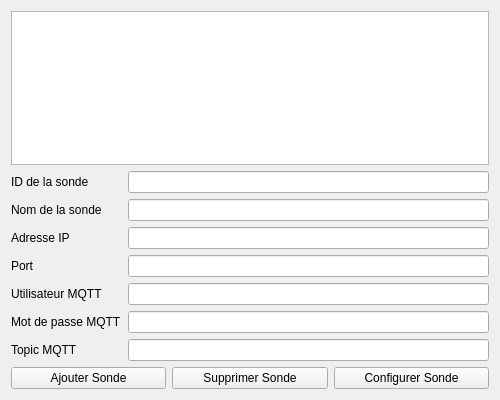
<?xml version="1.0" encoding="UTF-8"?>
<ui version="4.0">
 <class>ConfigWindow</class>
 <widget class="QWidget" name="ConfigWindow">
  <property name="geometry">
   <rect>
    <x>0</x>
    <y>0</y>
    <width>500</width>
    <height>400</height>
   </rect>
  </property>
  <property name="windowTitle">
   <string>Configuration des sondes</string>
  </property>

  <layout class="QVBoxLayout" name="verticalLayout">
   <item>
    <widget class="QListWidget" name="sondeList">
     <property name="toolTip">
      <string>Liste des sondes configurées</string>
     </property>
    </widget>
   </item>

   <item>
    <layout class="QGridLayout" name="gridLayout">
     <item row="0" column="0">
      <widget class="QLabel" name="labelId">
       <property name="text">
        <string>ID de la sonde</string>
       </property>
      </widget>
     </item>
     <item row="0" column="1">
      <widget class="QLineEdit" name="idEdit"/>
     </item>

     <item row="1" column="0">
      <widget class="QLabel" name="labelName">
       <property name="text">
        <string>Nom de la sonde</string>
       </property>
      </widget>
     </item>
     <item row="1" column="1">
      <widget class="QLineEdit" name="nameEdit"/>
     </item>

     <item row="2" column="0">
      <widget class="QLabel" name="labelIp">
       <property name="text">
        <string>Adresse IP</string>
       </property>
      </widget>
     </item>
     <item row="2" column="1">
      <widget class="QLineEdit" name="ipEdit"/>
     </item>

     <item row="3" column="0">
      <widget class="QLabel" name="labelPort">
       <property name="text">
        <string>Port</string>
       </property>
      </widget>
     </item>
     <item row="3" column="1">
      <widget class="QLineEdit" name="portEdit"/>
     </item>

     <item row="4" column="0">
      <widget class="QLabel" name="labelMqttUser">
       <property name="text">
        <string>Utilisateur MQTT</string>
       </property>
      </widget>
     </item>
     <item row="4" column="1">
      <widget class="QLineEdit" name="mqttUserEdit"/>
     </item>

     <item row="5" column="0">
      <widget class="QLabel" name="labelMqttPassword">
       <property name="text">
        <string>Mot de passe MQTT</string>
       </property>
      </widget>
     </item>
     <item row="5" column="1">
      <widget class="QLineEdit" name="mqttPasswordEdit">
       <property name="echoMode">
        <enum>QLineEdit::Password</enum>
       </property>
      </widget>
     </item>

     <item row="6" column="0">
      <widget class="QLabel" name="labelMqttTopic">
       <property name="text">
        <string>Topic MQTT</string>
       </property>
      </widget>
     </item>
     <item row="6" column="1">
      <widget class="QLineEdit" name="mqttTopicEdit"/>
     </item>
    </layout>
   </item>

   <item>
    <layout class="QHBoxLayout" name="buttonLayout">
     <item>
      <widget class="QPushButton" name="addButton">
       <property name="text">
        <string>Ajouter Sonde</string>
       </property>
      </widget>
     </item>
     <item>
      <widget class="QPushButton" name="removeButton">
       <property name="text">
        <string>Supprimer Sonde</string>
       </property>
      </widget>
     </item>
     <item>
      <widget class="QPushButton" name="configureButton">
       <property name="text">
        <string>Configurer Sonde</string>
       </property>
      </widget>
     </item>
    </layout>
   </item>
  </layout>
 </widget>
 <resources/>
 <connections/>
</ui>
